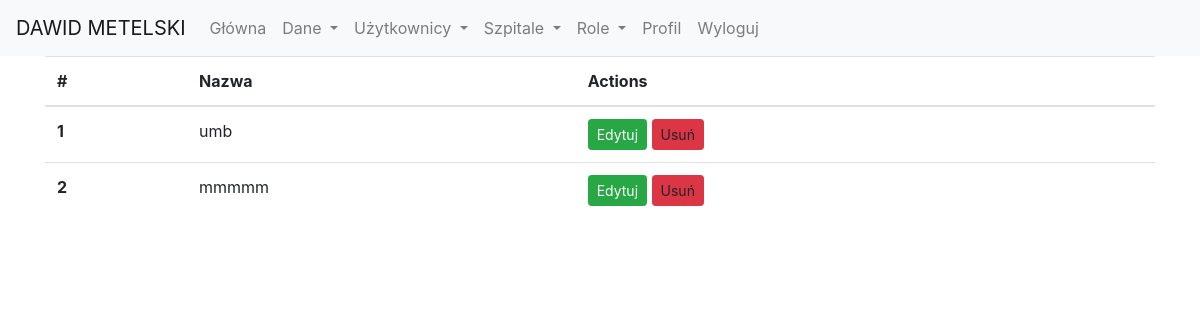
The app's page /hospitals (signed in), older data.
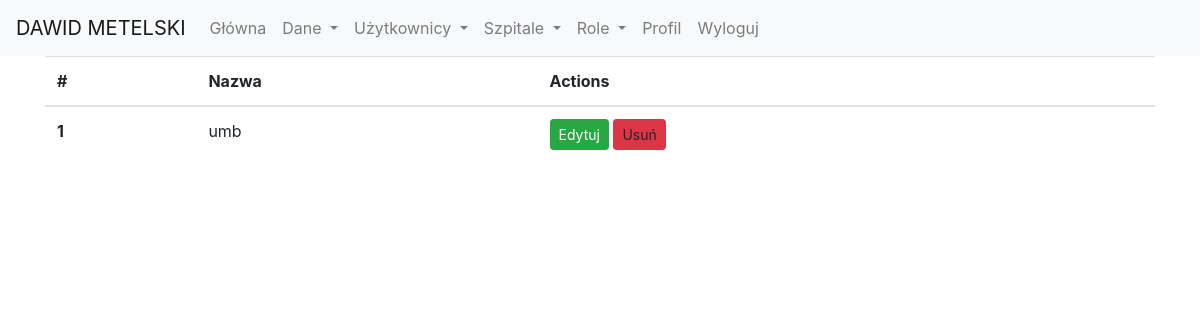
The same page, newer data.
### models.py (models this page shows)
class Hospital(db.Model):
    id = db.Column(db.Integer, primary_key=True)
    name = db.Column(db.String(50), unique=True)
    user = db.relationship('User', backref='hospital', lazy='dynamic')
    history = db.relationship('History', backref='hospital', lazy='dynamic')

### app.py (the view)
@app.route('/hospitals')
@login_required
@is_admin_required
def hospitals():
    hospitals = Hospital.query.all()
    return render_template('hospital/hospitals.html', hospitals = hospitals)

### app.py (called while the page is built)
@login_manager.user_loader
def load_user(id):
    return User.query.filter(User.id == id).first()

def is_admin_required(f):
    @wraps(f)
    def decorated_function(*args, **kwargs):
        if not current_user.is_authenticated or not current_user.is_admin():
            flash('Akcja dostępna tylko dla administratorów.', 'warning')
            return redirect(url_for('index'))
        return f(*args, **kwargs)
    return decorated_function

### models.py (called while the page is built)
    def is_admin(self):
        if self.role.name == 'Administrator':
            return True
        return False

### templates/hospital/hospitals.html (shortened to what this page needs)
{% extends "base.html" %}
{% block content %}
    <div class="container">
        <table class="table">
            <thead>
            <tr>
                <th scope="col">#</th>
                <th scope="col">Nazwa</th>
                <th scope="col">Actions</th>
            </tr>
            </thead>
            <tbody>
            {% for hospital in hospitals %}
            <tr>
                <th scope="row">{{ hospital.id }}</th>
                <td>{{ hospital.name }}</td>
                <td>
                    <a href="{{ url_for('edit_hospital', hospital_id=hospital.id) }}" class="btn btn-success btn-sm" role="button">Edytuj</a>
                    <a type="button" class="btn btn-danger btn-sm delete-confirm"
                       data-toggle="modal" data-target="#confirmDeleteModal"
                       data-desc="{{ 'Usunąć szpital {}?'.format(hospital.name) }}"
                       data-url="{{ url_for('delete_hospital', hospital_id=hospital.id) }}">
                        Usuń
                    </a>
                </td>
            </tr>
            {% endfor %}
            </tbody>
        </table>
    </div>
{% endblock %}

Row changes from the older to the newer data that the page shows:
removed Hospital: id "2", name "mmmmm"
